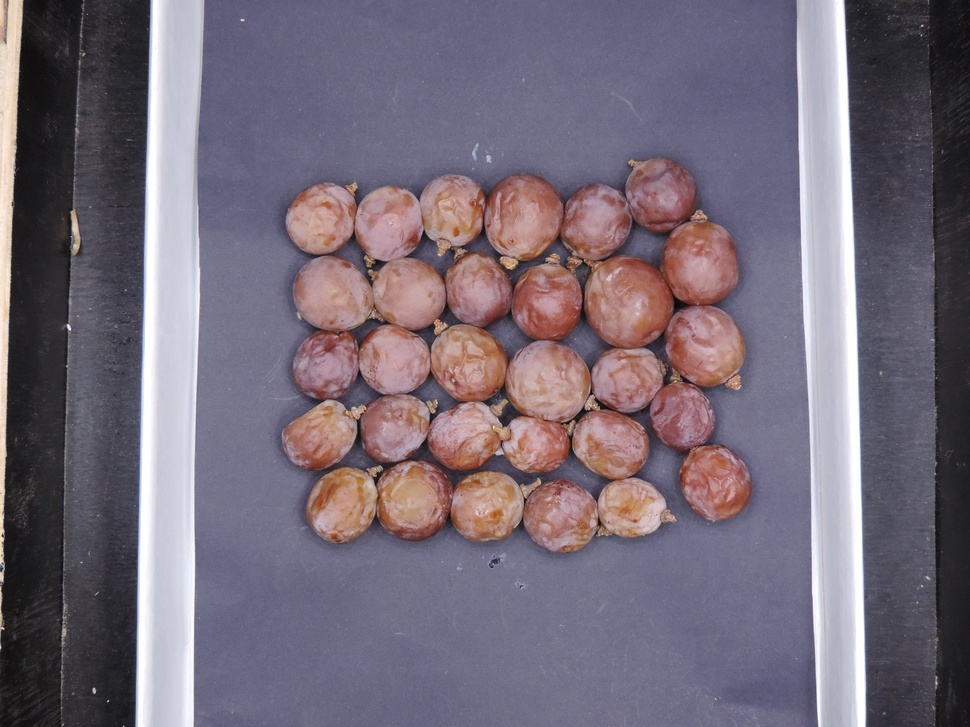
%> input picture textura/DSCN9161.JPG, 970 x 727 px, shrunk from 4896 x 3672 before the run
$ octave fuzzyimagem.m   (GNU Octave 9; MATLAB toolbox functions it lacks are replaced by stand-ins)
%> lines starting %> are read from the running program, lines starting %| are printed output that depends on the picture
Irgb = imread('DSCN9161.jpg');
%> Irgb is the input picture: size 727x970x3 uint8; mean R, G, B 117.4, 107.3, 120.3
Igray = 0.2989*Irgb(:,:,1)+0.5870*Irgb(:,:,2)+0.1140*Irgb(:,:,3);
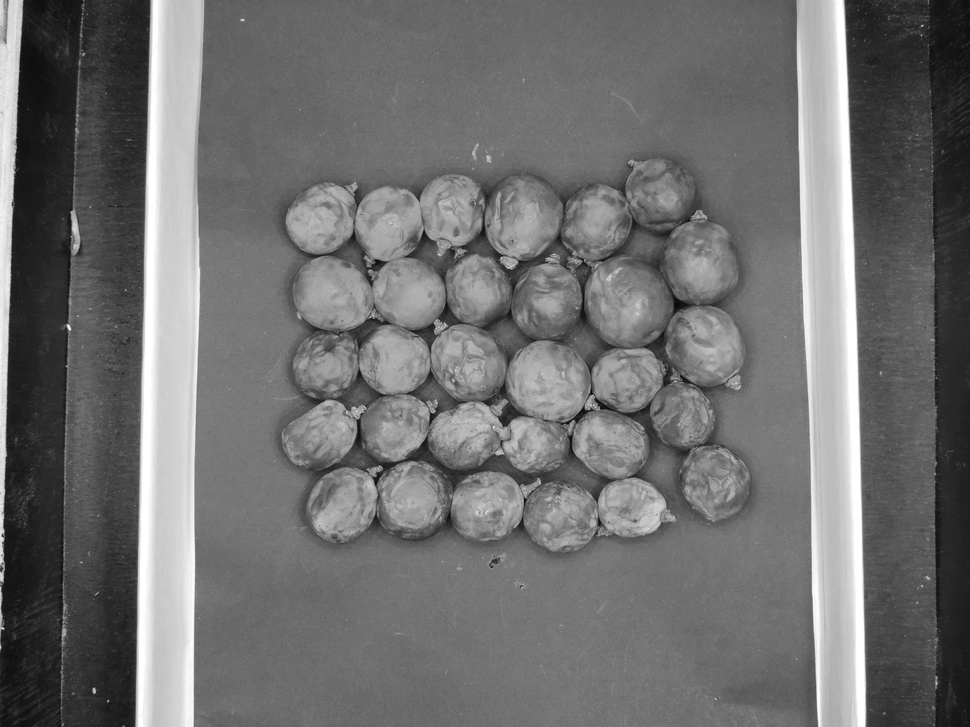
%> Igray: size 727x970 uint8; min 4, max 255, mean 111.8

figure
image(Igray,'CDataMapping','scaled');
colormap('gray')
title('Input Image in Grayscale')

I = double(Igray);

Gx = [-1 1];
Gy = Gx';
Ix = conv2(I,Gx,'same');
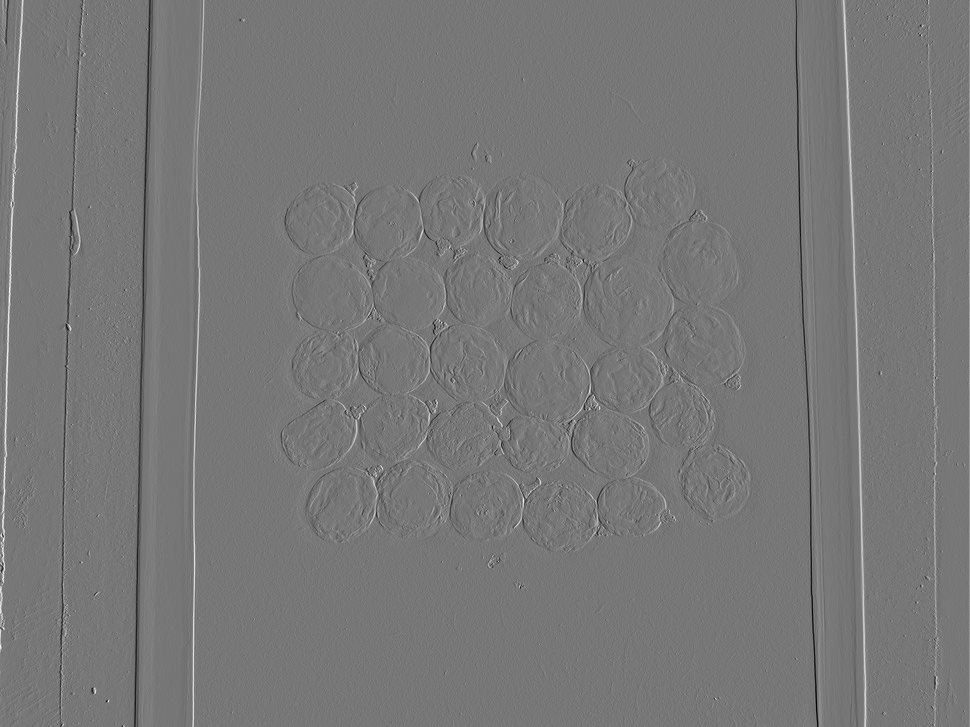
%> Ix: size 727x970 double; min -123, max 139, mean 0.2; drawn with min black and max white
Iy = conv2(I,Gy,'same');
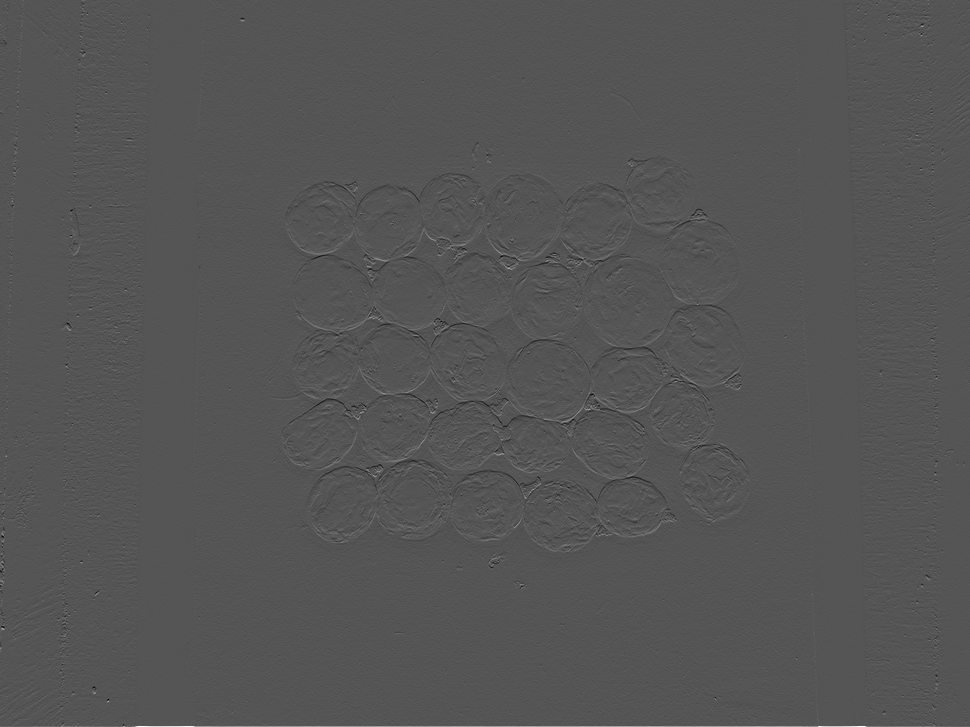
%> Iy: size 727x970 double; min -128, max 255, mean 0.1; drawn with min black and max white

figure
image(Ix,'CDataMapping','scaled')
colormap('gray')
title('Ix')

figure
image(Iy,'CDataMapping','scaled')
colormap('gray')
title('Iy')

edgeFIS = newfis('edgeDetection');

edgeFIS = addvar(edgeFIS,'input','Ix',[-1 1]);
edgeFIS = addvar(edgeFIS,'input','Iy',[-1 1]);

sx = 0.1;
sy = 0.1;
edgeFIS = addmf(edgeFIS,'input',1,'zero','gaussmf',[sx 0]);
edgeFIS = addmf(edgeFIS,'input',2,'zero','gaussmf',[sy 0]);

edgeFIS = addvar(edgeFIS,'output','Iout',[0 1]);

wa = 0.1;
wb = 1;
wc = 1;
ba = 0;
bb = 0;
bc = 0.7;
%> (the run ends here)

$ run again, with textura/RedGlobe_12h_5.jpg copied over textura/DSCN9161.JPG
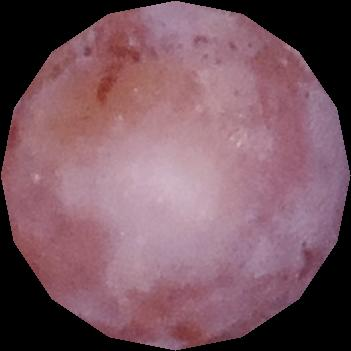
%> input picture textura/RedGlobe_12h_5.jpg, 351 x 351 px
%> Irgb is the input picture: size 351x351x3 uint8; mean R, G, B 122.1, 87.4, 97.8
%> `Igray = 0.2989*Irgb(:,:,1)+0.5870*Irgb(:,:,2)+0.1140*Irgb(:,:,3);`:
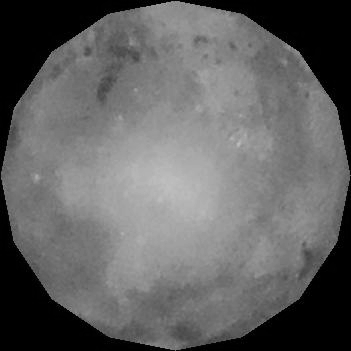
%> Igray: size 351x351 uint8; min 0, max 191, mean 99
%> `Iy = conv2(I,Gy,'same');`:
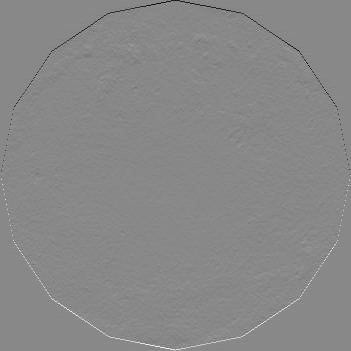
%> Iy: size 351x351 double; min -164, max 143, mean 0; drawn with min black and max white

$ run again, with textura/RedGlobe_24h_22.jpg copied over textura/DSCN9161.JPG
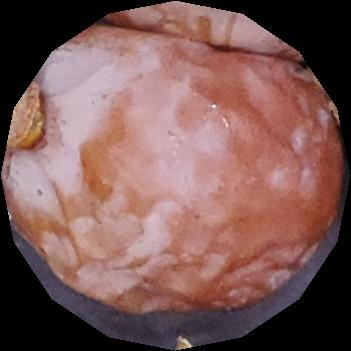
%> input picture textura/RedGlobe_24h_22.jpg, 351 x 351 px
%> Irgb is the input picture: size 351x351x3 uint8; mean R, G, B 124.5, 89.8, 86.6
%> `Igray = 0.2989*Irgb(:,:,1)+0.5870*Irgb(:,:,2)+0.1140*Irgb(:,:,3);`:
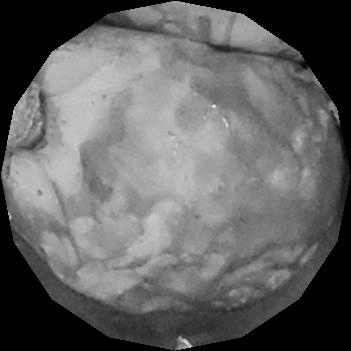
%> Igray: size 351x351 uint8; min 0, max 248, mean 99.8
%> `Ix = conv2(I,Gx,'same');`:
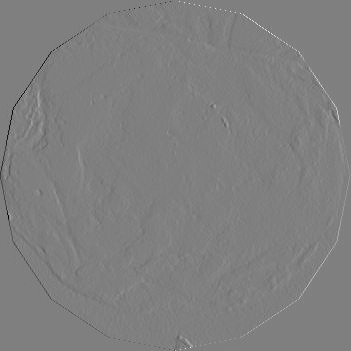
%> Ix: size 351x351 double; min -193, max 192, mean 0; drawn with min black and max white
